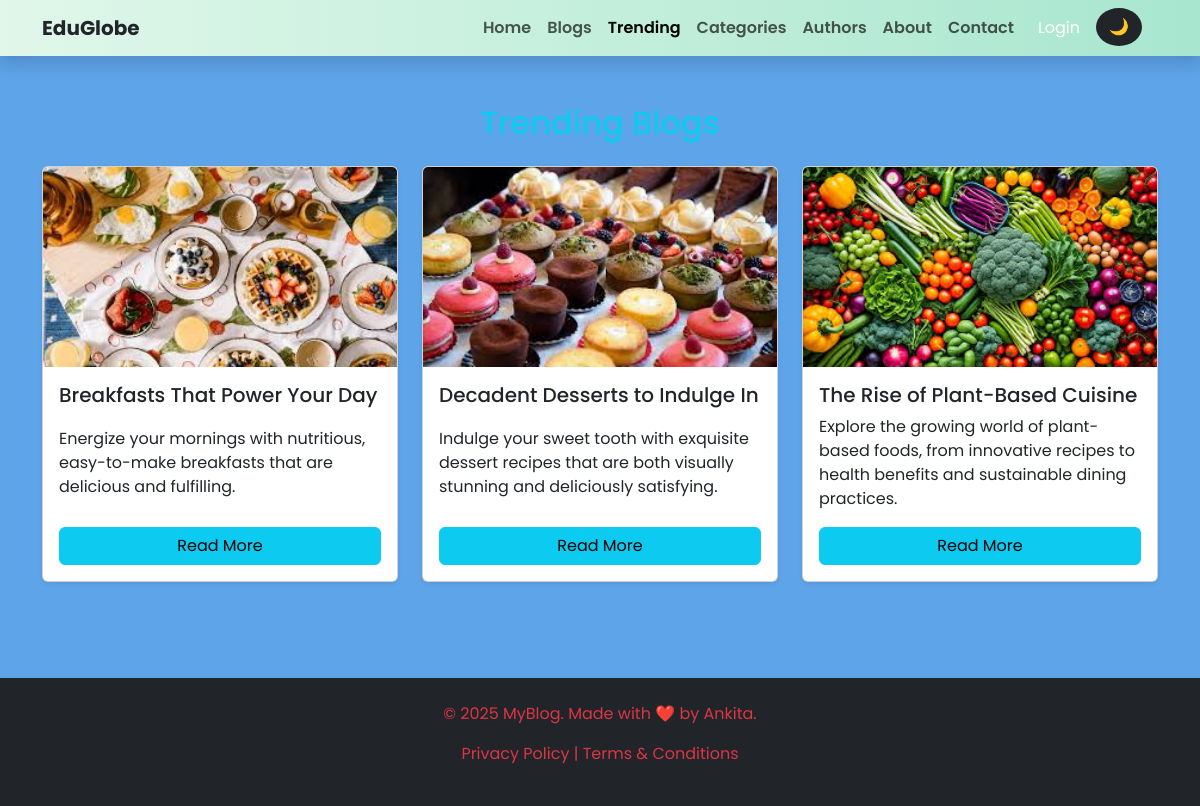
/trending, run on the app's committed database.
### webapp/models.py (models this page shows, shortened)
class Blog(models.Model):
    STATUS_CHOICE = (
        ('draft','Draft'),
        ('published','Published')
    )
    title = models.CharField(max_length=100,unique=True)
    slug = models.SlugField(unique=TRUE,blank=True)
    category = models.ForeignKey(Category,on_delete=models.CASCADE)
    author = models.ForeignKey(User,on_delete=models.CASCADE)
    blog_image = models.ImageField(upload_to='uploads/%y/%m/%d')
    short_description = models.TextField(max_length=1000)
    blog_body = models.TextField(max_length=3000)
    views = models.IntegerField(null=True)
    comment = models.IntegerField(null=True)
    status = models.CharField(max_length=100,choices= STATUS_CHOICE, default='draft')
    is_feacherd = models.BooleanField(default=False)
    created_at = models.DateTimeField(auto_now_add=True)
    updated_at = models.DateTimeField(auto_now=True)

### webapp/views.py (the view)
# urls.py: path('trending',views.trending,name='trending'),
def trending(request):
    trending_blogs = Blog.objects.all().order_by('-id')[:3]
    context = {
        'trending_blogs': trending_blogs,
    }
    return render(request,'trending.html',context)

### templates/trending.html (shortened to what this page needs)
{% extends 'base.html' %}
{% block content %}
  <section class="container py-5">
  <h2 class="text-info text-center mb-4">Trending Blogs</h2>
  <div class="row g-4">
    {% for blog in trending_blogs %}
    <div class="col-md-4 col-sm-6">
      <div class="card h-100 shadow-sm">
        <img src="{{ blog.blog_image.url }}" class="card-img-top" alt="{{ blog.title }}">
        <div class="card-body">
          <h5 class="card-title">{{ blog.title }}</h5>
          <p class="card-text">{{ blog.short_description }}</p>
          <a href="{% url 'blog-detail' blog.id %}" class="btn btn-info">Read More</a>
        </div>
      </div>
    </div>
    {% endfor %}
  </div>
</section>
{% endblock %}

### static/css/style.css (style rules this page uses)
body { font-family: 'Poppins', sans-serif; margin: 0; background: #5ea4e9; color: #05121f; scroll-behavior: smooth; }
a { text-decoration: none; }
.card-img-top { height: 200px; object-fit: cover; }
.card { min-height: 350px; transition: transform 0.3s; }
.card-body { display: flex; flex-direction: column; justify-content: space-between; }

### data on the page
Blog: blog_image (picture), title "Breakfasts That Power Your Day", short_description "Energize your mornings with nutritious, easy-to-make breakfasts that are delicious and fulfilling."
Blog: blog_image (picture), title "Decadent Desserts to Indulge In", short_description "Indulge your sweet tooth with exquisite dessert recipes that are both visually stunning and deliciously satisfying."
Blog: blog_image (picture), title "The Rise of Plant-Based Cuisine", short_description "Explore the growing world of plant-based foods, from innovative recipes to health benefits and sustainable dining practices."
